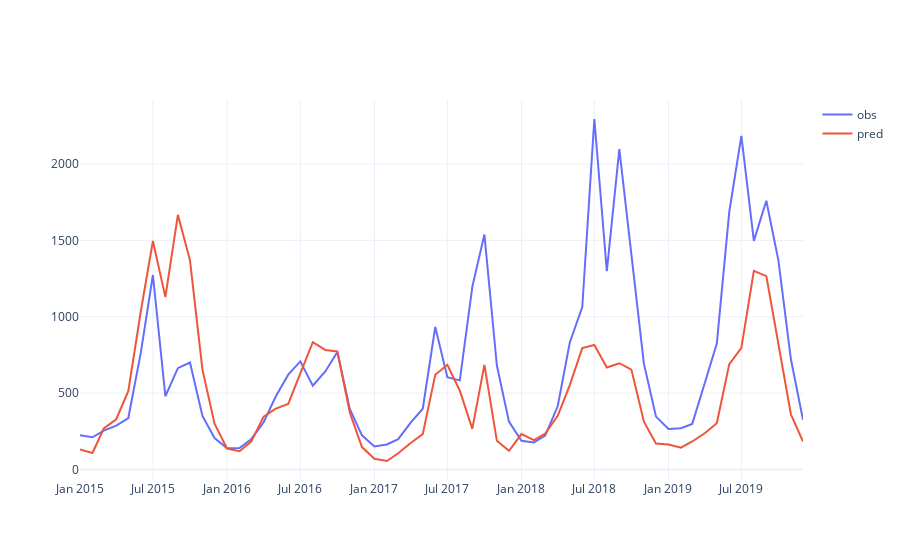
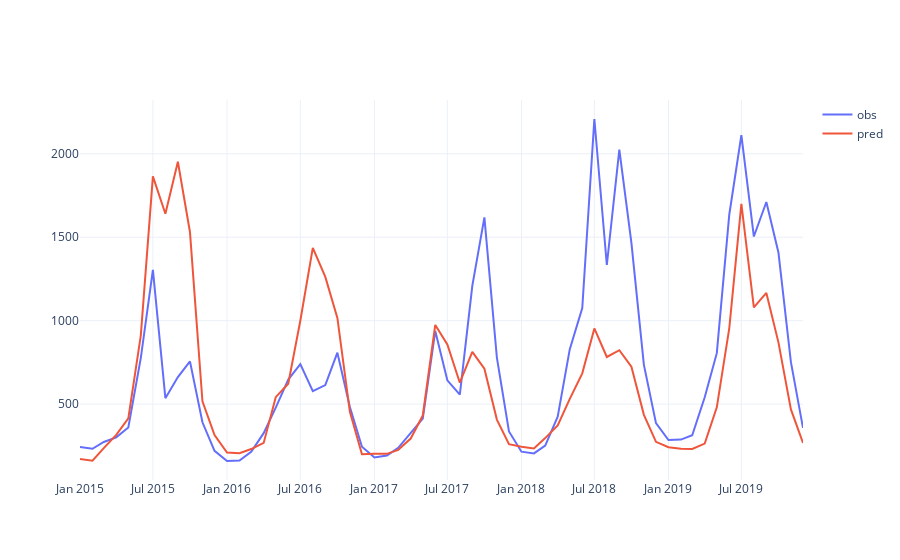
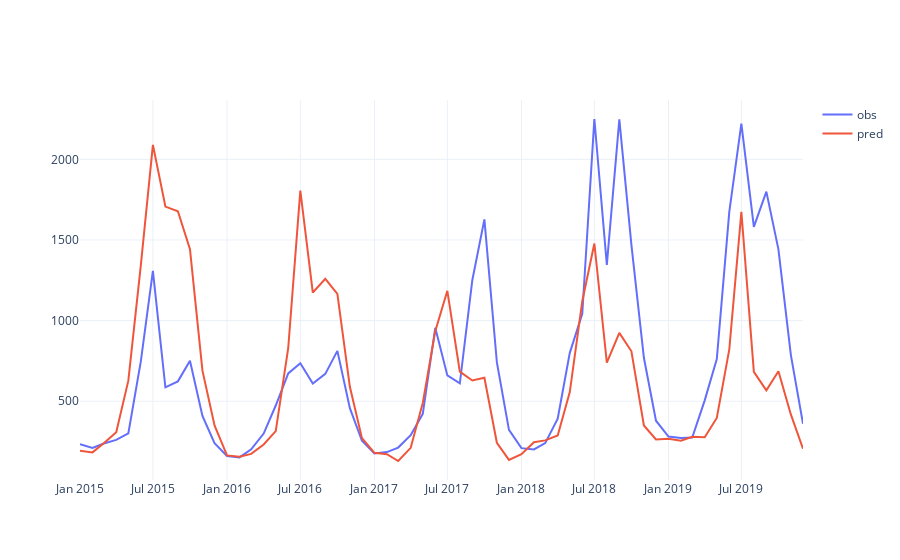

Source (notebook cell) for these figures, in order:
### Code cell
selected_features = ['snomlt(mm)', 'eplant(mm)', 'surq_cha(mm)', 
                         'snofall(mm)', 'wet_oflo(mm)', 'wet_evap(mm)', 
                         'snopack(mm)', 'sw_change(mm)', 'MIN-TEM(C)','SWATPlusSimFlow','flow(m^3/s)']
start_year = 1972
pred_years = np.arange(2015,2020)
RETRAIN = True
name = 'InputOutputSamples_hydrosimyr_swatpsim'
batch_size = 32
ystar_col = "pred"
if not os.path.exists(sample_path):
    os.makedirs(sample_path)
for hydro_station in hydro_stations:
    sample_path = f'../samples/SequenceSamples/{hydro_station}/{name}/'
    if not os.path.exists(sample_path):
        os.makedirs(sample_path)
    result_path = f'../result/LSTMRegressorData/{hydro_station}/{name}/'
    if not os.path.exists(result_path):
        os.makedirs(result_path)
    pred_df = pd.DataFrame()
    for pred_year in pred_years:
        model_path = f'../model/12MonthlyFlowProcessForecast_{hydro_station}/LSTMRegressorModel/{name}/pred{pred_year}/'
        if not os.path.exists(model_path):
            os.makedirs(model_path)
        df = pd.read_csv(
            f'../samples/{name}/{hydro_station}_MeteAVGCalvalFeatureDataForML_PRED{pred_year}.csv',
            index_col=['date'], parse_dates=['date']
        )

        df = df[selected_features]

        # Check if 'ARIMASimFlow' exists in df columns
        if 'ARIMASimFlow' not in df.columns:
            print(f"Warning: ARIMASimFlow column not found in data for {hydro_station} station, year {pred_year}")
        
        target = 'flow(m^3/s)'
        features = list(df.columns.difference([target]))
        features = list(df.columns.copy())
        features.remove(target)
        cal = df.loc[:f'{pred_year-6}-12-31',:]
        test = df.loc[f'{pred_year-6}-01-01':f'{pred_year-1}-12-31',:]
        pre = df.loc[f'{pred_year-1}-01-01':f'{pred_year}-12-31',:]
        X_scaler = MinMaxScaler(feature_range=(0,1))
        Y_scaler = MinMaxScaler(feature_range=(0,1))
        X_scaler.fit(cal[features])
        Y_scaler.fit(cal[[target]])
        cal_X = X_scaler.transform(cal[features])
        test_X = X_scaler.transform(test[features])
        pre_X = X_scaler.transform(pre[features])
        cal_y = Y_scaler.transform(cal[[target]])
        test_y = Y_scaler.transform(test[[target]])
        pre_y = Y_scaler.transform(pre[[target]])
        cal = pd.concat([pd.DataFrame(cal_X,columns=features,index=cal.index),pd.DataFrame(cal_y,columns=[target],index=cal.index)],axis=1)
        test = pd.concat([pd.DataFrame(test_X,columns=features,index=test.index),pd.DataFrame(test_y,columns=[target],index=test.index)],axis=1)
        pre = pd.concat([pd.DataFrame(pre_X,columns=features,index=pre.index),pd.DataFrame(pre_y,columns=[target],index=pre.index)],axis=1)
        cal.to_csv(sample_path+f'cal_{start_year}_{pred_year-6}.csv')
        test.to_csv(sample_path+f'test_{pred_year-5}_{pred_year-1}.csv')
        pre.to_csv(sample_path+f'pre_{pred_year}.csv')

        sequence_length =12
        cal_dataset = SimulatedSequenceDataset(
            dataframe=cal.copy(),
            target=target,
            features=features,
            sequence_length=sequence_length
        )
        test_dataset = SimulatedSequenceDataset(
            dataframe=test.copy(),
            target=target,
            features=features,
            sequence_length=sequence_length
        )

        i=0
        X, y = cal_dataset[i]
        # print(X)
        # print(y)

        # print(cal_dataset.X.shape, cal_dataset.y.shape)
        # print(test_dataset.X.shape, test_dataset.y.shape)

        cal_index = cal.index[sequence_length:]
        test_index = test.index[sequence_length:]

        # print(len(cal_index)==cal_dataset.__len__())
        # print(len(test_index)==test_dataset.__len__())

       
        
        if not os.path.exists(model_path+'model.pickle'):
            objective = Objective(
                    train_dataset=cal_dataset,
                    val_dataset=test_dataset,
                    num_epoch=1000,# 1000
                    batch_size=batch_size,
                    shuffle=True,
                    model_path='./scheme/LSTMRegressor/',
            )
            study = optuna.create_study(
                    study_name='example-study',
                    direction='minimize',
                )
            study.optimize(objective, n_trials=100) #100

            pruned_trials = study.get_trials(deepcopy=False, states=[TrialState.PRUNED])
            complete_trials = study.get_trials(deepcopy=False, states=[TrialState.COMPLETE])


            print("Study statistics: ")
            print("  Number of finished trials: ", len(study.trials))
            print("  Number of pruned trials: ", len(pruned_trials))
            print("  Number of complete trials: ", len(complete_trials))

            print("Best trial:")
            trial = study.best_trial

            save_best_trial(trial, model_path=model_path)

            save_model(trial, model_path=model_path)

            best_model_state = trial.user_attrs["best_model_state"]
            print("  Value: ", trial.value)
            print("  Params: ")
            for key, value in trial.params.items():
                print("    {}: {}".format(key, value))

            best_trial = load_best_trial(model_file=model_path+'best_trial.pickle')
            model = load_model(model_file=model_path+'model.pickle').to(DEVICE)
            cal_loader = DataLoader(cal_dataset, batch_size=64, shuffle=False)
            test_loader = DataLoader(test_dataset, batch_size=64, shuffle=False)

            cal_ = cal.loc[cal_index,[target]].copy()
            test_ = test.loc[test_index,[target]].copy()

            cal_[ystar_col] = predict(cal_loader, model).cpu().numpy()
            test_[ystar_col] = predict(test_loader, model).cpu().numpy()

            df_out = pd.concat((cal_, test_))[[target, ystar_col]]
            for c in df_out.columns:
                # df_out[c] = df_out[c] * target_std + target_mean
                df_out[c] = Y_scaler.inverse_transform(df_out[[c]])
            # print(df_out)
            df_out = df_out.rename(columns={target: 'obs'})
            print(f'R2 for sim at {hydro_station}({start_year}-{pred_year-1})',r2_score(df_out['obs'],df_out[ystar_col]))
            df_out.to_csv(result_path+f'cal_test_sim_{start_year}_{pred_year-1}.csv')
        else:
            df_out = pd.read_csv(result_path+f'cal_test_sim_{start_year}_{pred_year-1}.csv',index_col=['date'], parse_dates=['date'])
            print(f'R2 for sim at {hydro_station}({start_year}-{pred_year-1})',r2_score(df_out['obs'],df_out[ystar_col]))
            print(f'model already exists in {model_path}')

        # !Perform prediction
        pre = pd.read_csv(sample_path+f'pre_{pred_year}.csv',index_col=['date'], parse_dates=['date'])
        pre_dataset = SimulatedSequenceDataset(
            dataframe=pre.copy(),
            target=target,
            features=features,
            sequence_length=sequence_length
        )
        pre_loader = DataLoader(pre_dataset, batch_size=batch_size, shuffle=False)
        pre_index = pre.index[sequence_length:]
        pre_ = pre.loc[pre_index,[target]].copy()
        model = load_model(model_file=model_path+'model.pickle').to(DEVICE)
        pre_[ystar_col] = predict(pre_loader, model).cpu().numpy()
        for c in pre_.columns:
            # df_out[c] = df_out[c] * target_std + target_mean
            pre_[c] = Y_scaler.inverse_transform(pre_[[c]])
        pred_df = pd.concat((pred_df, pre_), axis=0)
    pred_df = pred_df.rename(columns={'flow(m^3/s)': 'obs'})
    print(f'R2 for pred at {hydro_station}({pred_years[0]}-{pred_years[-1]})',r2_score(pred_df['obs'],pred_df['pred']))
    pred_df.to_csv(result_path+f'vif_lstm_pred_{pred_years[0]}_{pred_years[-1]}.csv')
    # Visualization of the flow(m^3/s) and VIF_LSTM of pred_df
    fig = go.Figure()
    fig.add_trace(go.Scatter(x=pred_df.index, y=pred_df['obs'], mode='lines', name='obs'))
    fig.add_trace(go.Scatter(x=pred_df.index, y=pred_df['pred'], mode='lines', name='pred'))
    fig.show()

### Figure 1 — Plotly figure (JSON) as saved in the notebook; plotly's stock layout.template omitted (floating-point values rounded to 4 significant figures)
{"data": [{"mode": "lines", "name": "obs", "type": "scatter", "x": ["2015-01-01T00:00:00", "2015-02-01T00:00:00", "2015-03-01T00:00:00", "2015-04-01T00:00:00", "2015-05-01T00:00:00", "2015-06-01T00:00:00", "2015-07-01T00:00:00", "2015-08-01T00:00:00", "2015-09-01T00:00:00", "2015-10-01T00:00:00", "2015-11-01T00:00:00", "2015-12-01T00:00:00", "2016-01-01T00:00:00", "2016-02-01T00:00:00", "2016-03-01T00:00:00", "2016-04-01T00:00:00", "2016-05-01T00:00:00", "2016-06-01T00:00:00", "2016-07-01T00:00:00", "2016-08-01T00:00:00", "2016-09-01T00:00:00", "2016-10-01T00:00:00", "2016-11-01T00:00:00", "2016-12-01T00:00:00", "2017-01-01T00:00:00", "2017-02-01T00:00:00", "2017-03-01T00:00:00", "2017-04-01T00:00:00", "2017-05-01T00:00:00", "2017-06-01T00:00:00", "2017-07-01T00:00:00", "2017-08-01T00:00:00", "2017-09-01T00:00:00", "2017-10-01T00:00:00", "2017-11-01T00:00:00", "2017-12-01T00:00:00", "2018-01-01T00:00:00", "2018-02-01T00:00:00", "2018-03-01T00:00:00", "2018-04-01T00:00:00", "2018-05-01T00:00:00", "2018-06-01T00:00:00", "2018-07-01T00:00:00", "2018-08-01T00:00:00", "2018-09-01T00:00:00", "2018-10-01T00:00:00", "2018-11-01T00:00:00", "2018-12-01T00:00:00", "2019-01-01T00:00:00", "2019-02-01T00:00:00", "2019-03-01T00:00:00", "2019-04-01T00:00:00", "2019-05-01T00:00:00", "2019-06-01T00:00:00", "2019-07-01T00:00:00", "2019-08-01T00:00:00", "2019-09-01T00:00:00", "2019-10-01T00:00:00", "2019-11-01T00:00:00", "2019-12-01T00:00:00"], "y": [224.6, 210.2, 253.9, 286.2, 336.5, 764.8, 1273.0, 479.1, 663.4, 700.3, 350.0, 205.7, 137.9, 140.1, 197.8, 308.6, 477.4, 620.6, 707.5, 548.3, 641.4, 768.7, 395.1, 223.2, 150.7, 163.1, 198.2, 306.8, 397.2, 932.8, 604.5, 583.3, 1196.0, 1539.0, 680.3, 313.1, 188.0, 177.1, 221.5, 413.3, 831.1, 1063.0, 2295.0, 1298.0, 2098.0, 1399.0, 692.8, 345.8, 264.1, 270.2, 298.1, 564.5, 825, 1689.0, 2185.0, 1497.0, 1760.0, 1367.0, 721.2, 324.5]}, {"mode": "lines", "name": "pred", "type": "scatter", "x": ["2015-01-01T00:00:00", "2015-02-01T00:00:00", "2015-03-01T00:00:00", "2015-04-01T00:00:00", "2015-05-01T00:00:00", "2015-06-01T00:00:00", "2015-07-01T00:00:00", "2015-08-01T00:00:00", "2015-09-01T00:00:00", "2015-10-01T00:00:00", "2015-11-01T00:00:00", "2015-12-01T00:00:00", "2016-01-01T00:00:00", "2016-02-01T00:00:00", "2016-03-01T00:00:00", "2016-04-01T00:00:00", "2016-05-01T00:00:00", "2016-06-01T00:00:00", "2016-07-01T00:00:00", "2016-08-01T00:00:00", "2016-09-01T00:00:00", "2016-10-01T00:00:00", "2016-11-01T00:00:00", "2016-12-01T00:00:00", "2017-01-01T00:00:00", "2017-02-01T00:00:00", "2017-03-01T00:00:00", "2017-04-01T00:00:00", "2017-05-01T00:00:00", "2017-06-01T00:00:00", "2017-07-01T00:00:00", "2017-08-01T00:00:00", "2017-09-01T00:00:00", "2017-10-01T00:00:00", "2017-11-01T00:00:00", "2017-12-01T00:00:00", "2018-01-01T00:00:00", "2018-02-01T00:00:00", "2018-03-01T00:00:00", "2018-04-01T00:00:00", "2018-05-01T00:00:00", "2018-06-01T00:00:00", "2018-07-01T00:00:00", "2018-08-01T00:00:00", "2018-09-01T00:00:00", "2018-10-01T00:00:00", "2018-11-01T00:00:00", "2018-12-01T00:00:00", "2019-01-01T00:00:00", "2019-02-01T00:00:00", "2019-03-01T00:00:00", "2019-04-01T00:00:00", "2019-05-01T00:00:00", "2019-06-01T00:00:00", "2019-07-01T00:00:00", "2019-08-01T00:00:00", "2019-09-01T00:00:00", "2019-10-01T00:00:00", "2019-11-01T00:00:00", "2019-12-01T00:00:00"], "y": [130.3, 107.8, 268.1, 328.6, 514.1, 1036.0, 1496.0, 1129.0, 1667.0, 1371.0, 653.3, 298.9, 136.8, 118.7, 182.0, 346.1, 398.0, 428.8, 629.6, 833.2, 782.4, 772.7, 370.9, 146.2, 69.62, 55.04, 105.7, 173.4, 230.8, 619.7, 684.9, 515.6, 265.3, 684.6, 187.4, 121.8, 231.1, 191.3, 234.9, 351.0, 552.4, 794.5, 815.1, 668.0, 695.6, 653.9, 313.1, 169.8, 163.3, 142.3, 182.9, 236.9, 302.7, 689.6, 796.4, 1300.0, 1266.0, 817.3, 360.2, 182.6]}], "layout": {}}

### Figure 2 — Plotly figure (JSON) as saved in the notebook; plotly's stock layout.template omitted (floating-point values rounded to 4 significant figures)
{"data": [{"mode": "lines", "name": "obs", "type": "scatter", "x": ["2015-01-01T00:00:00", "2015-02-01T00:00:00", "2015-03-01T00:00:00", "2015-04-01T00:00:00", "2015-05-01T00:00:00", "2015-06-01T00:00:00", "2015-07-01T00:00:00", "2015-08-01T00:00:00", "2015-09-01T00:00:00", "2015-10-01T00:00:00", "2015-11-01T00:00:00", "2015-12-01T00:00:00", "2016-01-01T00:00:00", "2016-02-01T00:00:00", "2016-03-01T00:00:00", "2016-04-01T00:00:00", "2016-05-01T00:00:00", "2016-06-01T00:00:00", "2016-07-01T00:00:00", "2016-08-01T00:00:00", "2016-09-01T00:00:00", "2016-10-01T00:00:00", "2016-11-01T00:00:00", "2016-12-01T00:00:00", "2017-01-01T00:00:00", "2017-02-01T00:00:00", "2017-03-01T00:00:00", "2017-04-01T00:00:00", "2017-05-01T00:00:00", "2017-06-01T00:00:00", "2017-07-01T00:00:00", "2017-08-01T00:00:00", "2017-09-01T00:00:00", "2017-10-01T00:00:00", "2017-11-01T00:00:00", "2017-12-01T00:00:00", "2018-01-01T00:00:00", "2018-02-01T00:00:00", "2018-03-01T00:00:00", "2018-04-01T00:00:00", "2018-05-01T00:00:00", "2018-06-01T00:00:00", "2018-07-01T00:00:00", "2018-08-01T00:00:00", "2018-09-01T00:00:00", "2018-10-01T00:00:00", "2018-11-01T00:00:00", "2018-12-01T00:00:00", "2019-01-01T00:00:00", "2019-02-01T00:00:00", "2019-03-01T00:00:00", "2019-04-01T00:00:00", "2019-05-01T00:00:00", "2019-06-01T00:00:00", "2019-07-01T00:00:00", "2019-08-01T00:00:00", "2019-09-01T00:00:00", "2019-10-01T00:00:00", "2019-11-01T00:00:00", "2019-12-01T00:00:00"], "y": [243.5, 232.8, 273.6, 301.4, 360.4, 777.5, 1304.0, 535.9, 662.5, 756.5, 391.3, 220.5, 159.5, 162.2, 214.3, 326.2, 479.6, 647.2, 739.6, 577.7, 614.5, 808.2, 483.1, 244.7, 180.5, 192.5, 238.6, 325.1, 413.6, 938.4, 642.8, 556.6, 1208.0, 1619.0, 778.8, 336.6, 215.4, 205.2, 251.9, 425.5, 829.5, 1076.0, 2208.0, 1334.0, 2024.0, 1466.0, 735.5, 386.2, 284.9, 287.9, 313.7, 541.3, 805.5, 1636.0, 2112.0, 1504.0, 1711.0, 1409.0, 751.5, 357.6]}, {"mode": "lines", "name": "pred", "type": "scatter", "x": ["2015-01-01T00:00:00", "2015-02-01T00:00:00", "2015-03-01T00:00:00", "2015-04-01T00:00:00", "2015-05-01T00:00:00", "2015-06-01T00:00:00", "2015-07-01T00:00:00", "2015-08-01T00:00:00", "2015-09-01T00:00:00", "2015-10-01T00:00:00", "2015-11-01T00:00:00", "2015-12-01T00:00:00", "2016-01-01T00:00:00", "2016-02-01T00:00:00", "2016-03-01T00:00:00", "2016-04-01T00:00:00", "2016-05-01T00:00:00", "2016-06-01T00:00:00", "2016-07-01T00:00:00", "2016-08-01T00:00:00", "2016-09-01T00:00:00", "2016-10-01T00:00:00", "2016-11-01T00:00:00", "2016-12-01T00:00:00", "2017-01-01T00:00:00", "2017-02-01T00:00:00", "2017-03-01T00:00:00", "2017-04-01T00:00:00", "2017-05-01T00:00:00", "2017-06-01T00:00:00", "2017-07-01T00:00:00", "2017-08-01T00:00:00", "2017-09-01T00:00:00", "2017-10-01T00:00:00", "2017-11-01T00:00:00", "2017-12-01T00:00:00", "2018-01-01T00:00:00", "2018-02-01T00:00:00", "2018-03-01T00:00:00", "2018-04-01T00:00:00", "2018-05-01T00:00:00", "2018-06-01T00:00:00", "2018-07-01T00:00:00", "2018-08-01T00:00:00", "2018-09-01T00:00:00", "2018-10-01T00:00:00", "2018-11-01T00:00:00", "2018-12-01T00:00:00", "2019-01-01T00:00:00", "2019-02-01T00:00:00", "2019-03-01T00:00:00", "2019-04-01T00:00:00", "2019-05-01T00:00:00", "2019-06-01T00:00:00", "2019-07-01T00:00:00", "2019-08-01T00:00:00", "2019-09-01T00:00:00", "2019-10-01T00:00:00", "2019-11-01T00:00:00", "2019-12-01T00:00:00"], "y": [172.1, 161.2, 236.9, 315.5, 414.4, 912.2, 1865.0, 1641.0, 1952.0, 1532.0, 516.8, 315.0, 210.5, 205.7, 231.1, 268.0, 542.0, 622.7, 999.7, 1437.0, 1262.0, 1017.0, 453.8, 199.9, 202.8, 202.2, 226.3, 294.1, 431.6, 974.7, 857.7, 628.6, 813.5, 711.9, 407.5, 260.4, 244.4, 234.2, 296.8, 372.4, 531.6, 684.7, 953.5, 782.7, 823.4, 724.0, 435.9, 274.3, 241.8, 232.6, 231.7, 263.8, 481.0, 955.9, 1700.0, 1080.0, 1166.0, 870.2, 468.3, 267.1]}], "layout": {}}

### Figure 3 — Plotly figure (JSON) as saved in the notebook; plotly's stock layout.template omitted (floating-point values rounded to 4 significant figures)
{"data": [{"mode": "lines", "name": "obs", "type": "scatter", "x": ["2015-01-01T00:00:00", "2015-02-01T00:00:00", "2015-03-01T00:00:00", "2015-04-01T00:00:00", "2015-05-01T00:00:00", "2015-06-01T00:00:00", "2015-07-01T00:00:00", "2015-08-01T00:00:00", "2015-09-01T00:00:00", "2015-10-01T00:00:00", "2015-11-01T00:00:00", "2015-12-01T00:00:00", "2016-01-01T00:00:00", "2016-02-01T00:00:00", "2016-03-01T00:00:00", "2016-04-01T00:00:00", "2016-05-01T00:00:00", "2016-06-01T00:00:00", "2016-07-01T00:00:00", "2016-08-01T00:00:00", "2016-09-01T00:00:00", "2016-10-01T00:00:00", "2016-11-01T00:00:00", "2016-12-01T00:00:00", "2017-01-01T00:00:00", "2017-02-01T00:00:00", "2017-03-01T00:00:00", "2017-04-01T00:00:00", "2017-05-01T00:00:00", "2017-06-01T00:00:00", "2017-07-01T00:00:00", "2017-08-01T00:00:00", "2017-09-01T00:00:00", "2017-10-01T00:00:00", "2017-11-01T00:00:00", "2017-12-01T00:00:00", "2018-01-01T00:00:00", "2018-02-01T00:00:00", "2018-03-01T00:00:00", "2018-04-01T00:00:00", "2018-05-01T00:00:00", "2018-06-01T00:00:00", "2018-07-01T00:00:00", "2018-08-01T00:00:00", "2018-09-01T00:00:00", "2018-10-01T00:00:00", "2018-11-01T00:00:00", "2018-12-01T00:00:00", "2019-01-01T00:00:00", "2019-02-01T00:00:00", "2019-03-01T00:00:00", "2019-04-01T00:00:00", "2019-05-01T00:00:00", "2019-06-01T00:00:00", "2019-07-01T00:00:00", "2019-08-01T00:00:00", "2019-09-01T00:00:00", "2019-10-01T00:00:00", "2019-11-01T00:00:00", "2019-12-01T00:00:00"], "y": [233.7, 210.5, 237.3, 260.2, 300.6, 746.4, 1309.0, 585.9, 622.9, 750.5, 409.0, 239.6, 159.8, 151.6, 201.7, 299.0, 473.2, 672.3, 734.8, 610.2, 669.6, 812.0, 457.0, 254.5, 175.4, 184.3, 212.4, 289.0, 421.5, 955.2, 660.1, 611.0, 1250.0, 1628.0, 740.6, 322.5, 208.9, 200.5, 240.1, 391.0, 800.0, 1042.0, 2250.0, 1345.0, 2248.0, 1469.0, 769.3, 379.0, 280.3, 271.4, 274.6, 505.1, 761.6, 1675.0, 2222.0, 1582.0, 1800.0, 1442.0, 784.4, 359.4]}, {"mode": "lines", "name": "pred", "type": "scatter", "x": ["2015-01-01T00:00:00", "2015-02-01T00:00:00", "2015-03-01T00:00:00", "2015-04-01T00:00:00", "2015-05-01T00:00:00", "2015-06-01T00:00:00", "2015-07-01T00:00:00", "2015-08-01T00:00:00", "2015-09-01T00:00:00", "2015-10-01T00:00:00", "2015-11-01T00:00:00", "2015-12-01T00:00:00", "2016-01-01T00:00:00", "2016-02-01T00:00:00", "2016-03-01T00:00:00", "2016-04-01T00:00:00", "2016-05-01T00:00:00", "2016-06-01T00:00:00", "2016-07-01T00:00:00", "2016-08-01T00:00:00", "2016-09-01T00:00:00", "2016-10-01T00:00:00", "2016-11-01T00:00:00", "2016-12-01T00:00:00", "2017-01-01T00:00:00", "2017-02-01T00:00:00", "2017-03-01T00:00:00", "2017-04-01T00:00:00", "2017-05-01T00:00:00", "2017-06-01T00:00:00", "2017-07-01T00:00:00", "2017-08-01T00:00:00", "2017-09-01T00:00:00", "2017-10-01T00:00:00", "2017-11-01T00:00:00", "2017-12-01T00:00:00", "2018-01-01T00:00:00", "2018-02-01T00:00:00", "2018-03-01T00:00:00", "2018-04-01T00:00:00", "2018-05-01T00:00:00", "2018-06-01T00:00:00", "2018-07-01T00:00:00", "2018-08-01T00:00:00", "2018-09-01T00:00:00", "2018-10-01T00:00:00", "2018-11-01T00:00:00", "2018-12-01T00:00:00", "2019-01-01T00:00:00", "2019-02-01T00:00:00", "2019-03-01T00:00:00", "2019-04-01T00:00:00", "2019-05-01T00:00:00", "2019-06-01T00:00:00", "2019-07-01T00:00:00", "2019-08-01T00:00:00", "2019-09-01T00:00:00", "2019-10-01T00:00:00", "2019-11-01T00:00:00", "2019-12-01T00:00:00"], "y": [193.3, 182.4, 239.4, 307.8, 627.3, 1343.0, 2090.0, 1707.0, 1678.0, 1443.0, 689.7, 350.0, 163.6, 156.1, 173.3, 231.4, 314.7, 831.3, 1806.0, 1174.0, 1259.0, 1165.0, 588.9, 270.9, 180.0, 171.6, 129.0, 210.4, 489.5, 934.3, 1185.0, 683.7, 628.1, 645.0, 241.8, 135.9, 170.9, 245.0, 256.9, 287.7, 556.4, 1120.0, 1478.0, 738.9, 923.9, 809.5, 349.1, 263.1, 267.5, 254.6, 279.8, 276.3, 396.2, 821.5, 1674.0, 682.2, 567.6, 685.9, 416.2, 204.8]}], "layout": {}}
